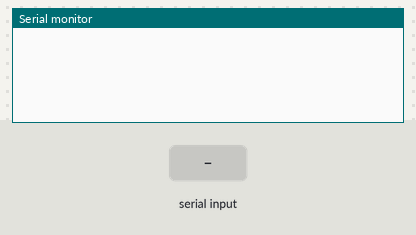
The sketch below on a simulated Arduino Uno, built with avr-gcc and run on an emulated ATmega328P. Shown: the last lines printed to the serial monitor. The inputs (shaded band) are chosen by the test bench.

Above: at 1.2 s.
1.3 s: "OK" received over the second serial link
At 2.2 s:
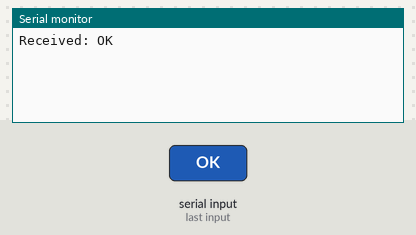
2.8 s: "1" received over the second serial link
At 4.3 s:
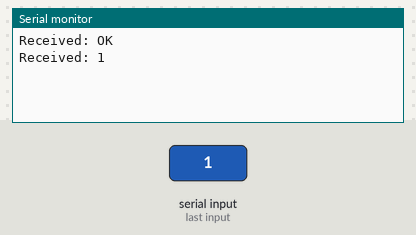

The sketch:

ble_serial_echo.ino
```cpp
#include <SoftwareSerial.h>

#define LED_PIN LED_BUILTIN

SoftwareSerial bluetooth_serial(7, 8); // RX, TX
// Connect HM10      Arduino Uno
//     Pin 1/TXD          Pin 7
//     Pin 2/RXD          Pin 8
volatile boolean bluetooth_serial_rate_detected = false;

long serial_rates[] = {
  9600, 57600, 115200,
  19200, 38400, 4800, 2400, 1200, 230400
};

bool discover_bluetooth_serial_rate() {
  for (int i = 0; i < (sizeof(serial_rates) / sizeof(long)); i++) {
    Serial.print(".");

    long rate = serial_rates[i];

    bluetooth_serial.begin(rate);
    bluetooth_serial.write("AT");
    bluetooth_serial.flush();
    if (bluetooth_serial.readString() == "OK") {
      Serial.println("\nBluetooth Serial Rate detected: " + String(rate));
      return true;
    } else {
      bluetooth_serial.end();
    }
  }

  Serial.println("\nBluetooth Serial Rate not detected.");

  return false;
}


void setup() {
  Serial.begin(9600); //2400
  //bluetooth_serial_rate_detected = 9600;
  bluetooth_serial.begin(9600);
  // AT+BAUD0 = 9600
  // AT+BAUD1 = 9600
  // AT+BAUD2 = 2400
  // AT+BAUD3 = 4800
  // AT+BAUD4 = 9600
  // AT+BAUD5 = 19200
  // AT+BAUD6 = 38400
  // AT+BAUD7 = 57600
  // AT+BAUD8 = 115200
  //bluetooth_serial_rate_detected = discover_bluetooth_serial_rate();
}

uint8_t val = 0;
long nextSend = 0;

void loop() {
  //  uint8_t c;
  if (bluetooth_serial.available()) {
    String s = "";
    char c;
    while ((c = bluetooth_serial.read()) != -1) {
      s += c;
      delay(5);
    }
    for (int i = 0; i < s.length(); i++) {
      bluetooth_serial.write(s[i]);
    }
    Serial.println("Received: " + s);
  }
  //  if (bluetooth_serial.available()) {
  //    c = bluetooth_serial.read();
  //    bluetooth_serial.write(c);
  //    Serial.write(c);
  //  }
}
```

Measured:
- after the input at 1.3 s, the serial monitor: prints a new line at once (image 1)
- after the input at 2.8 s, the serial monitor: prints a new line at once (image 2)
